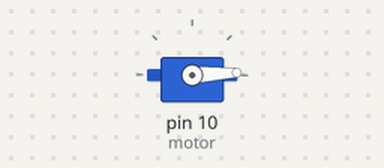
Simulated run of this sketch. Board: Arduino Uno, built with avr-gcc and run on an emulated ATmega328P. Parts: servo.

Above: at 0.05 s.
At 0.85 s:
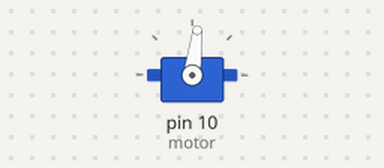
At 1.2 s:
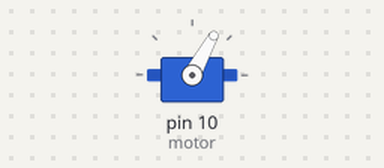
At 1.65 s:
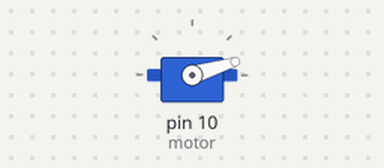
Timing chart, 0 to 4.2 s (numbered marks = the images above):
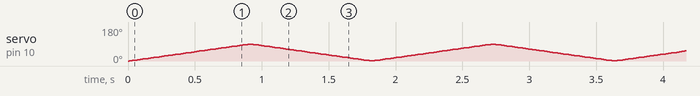

The sketch:

test_3.ino
```cpp
#include <Servo.h>
Servo motor;
int pos1 = 0;

void setup() {
motor.attach(10);


}

void loop()
{
for(pos1=0 ; pos1 < 90; pos1 +=1)
 {
  motor.write(pos1);
  delay(10);
 }
 for(pos1 =90; pos1>=1; pos1-=1)
 {motor.write(pos1);
 delay(10);

}
}
```
